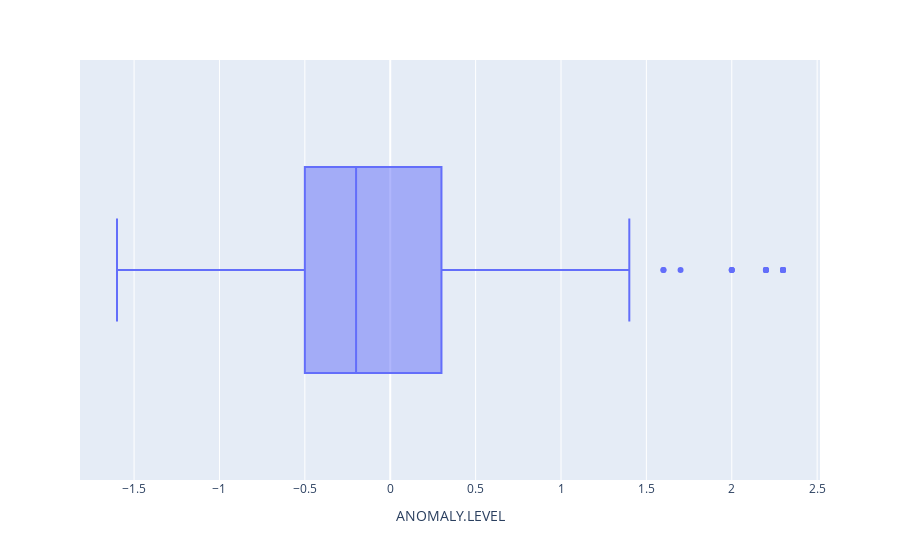

Here is the notebook cell this chart was saved with:
### Markdown cell above
We can see that the highest mean outage duration values are around -0.5 and 0.5, which is within the normal anomaly level range. There also seems to be more negative anomaly level values. Let's get a better look with a boxplot:

### Code cell
fig7 = px.box(severe_weather, x="ANOMALY.LEVEL")
fig7.show()

### Figure 1 — Plotly figure (JSON) as saved in the notebook; plotly's stock layout.template omitted (floating-point values rounded to 4 significant figures; data arrays with more than 128 entries replaced by an {"elided": "..."} marker saying what was removed)
{"data": [{"alignmentgroup": "True", "hovertemplate": "ANOMALY.LEVEL=%{x}<extra></extra>", "legendgroup": "", "marker": {"color": "#636efa"}, "name": "", "notched": false, "offsetgroup": "", "orientation": "h", "showlegend": false, "type": "box", "x": {"elided": "763 float values"}, "x0": " ", "xaxis": "x", "y0": " ", "yaxis": "y"}], "layout": {"boxmode": "group", "legend": {"tracegroupgap": 0}, "margin": {"t": 60}, "xaxis": {"anchor": "y", "domain": [0, 1], "title": {"text": "ANOMALY.LEVEL"}}, "yaxis": {"anchor": "x", "domain": [0, 1]}}}
